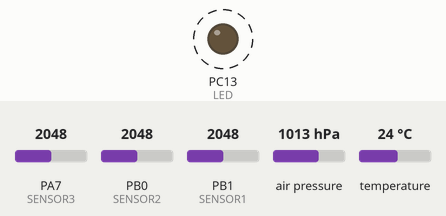
Recording of a sketch running on a simulated STM32 Blue Pill. Parts: output pins drawn as LEDs (lit = HIGH). Dashed ring = blinking. Inputs (shaded band) come from the test bench; at power-on: PA7 (SENSOR3) = 2048, PB0 (SENSOR2) = 2048, PB1 (SENSOR1) = 2048, air pressure 1013 hPa, temperature 24 °C.

Above: at 0.1 s.
Timing chart, 0 to 3.0 s (numbered marks = the images above):
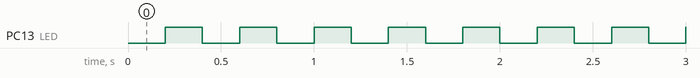

The sketch:

STM32-AirBall-Probe.ino
```cpp
/** AirBall Probe Firmware
    Created by Kenneth C. Budd - phreakmonkey@gmail.com
**/

#include <Wire.h>
#include <Adafruit_BMP085.h>

/** Build-time Config Values
    LED = pin for LED status indicator.
    SENSOR1, SENSOR2, SENSOR3 = Analog input pin assignments
    BAUDRATE = Serial baud rate
    TIMERA = how often (in ms) to run timerA routines
    TIMERB = how often (in ms) to run timerB routines
**/

#define LED PC13
#define SENSOR1 PB1
#define SENSOR2 PB0
#define SENSOR3 PA7

#define BAUDRATE 115200

#define TIMERA 50
#define TIMERB 200

/** End Config Section **/

Adafruit_BMP085 bmp;

uint16_t sensor1avg;
uint16_t sensor2avg;
uint16_t sensor3avg;
int16_t sensor1cal = 0;
int16_t sensor2cal = 0;
int16_t sensor3cal = 0;

uint32_t timerA = 0;
uint32_t timerB = 0;
uint8_t smoothness = 4;

void setup() {
    // Set up the built-in LED pin as output:
    pinMode(LED, OUTPUT);
    pinMode(SENSOR1, INPUT_ANALOG);
    pinMode(SENSOR2, INPUT_ANALOG);
    pinMode(SENSOR3, INPUT_ANALOG);
    // Initial values:
    sensor1avg = AnalogSensor(SENSOR1);
    sensor2avg = AnalogSensor(SENSOR2);
    sensor3avg = AnalogSensor(SENSOR3);

    Serial1.begin(BAUDRATE);  // STM32F103C8 pins PA2/A2(tx) PA3/A3(rx)
    if (!bmp.begin()) {
        Serial1.println("Could not find a valid BMP085 sensor, check wiring!");
    }
}

void loop() {
    int32_t altitude;
    float temperature;

    if (millis() - timerA >= TIMERA) {
        timerA = millis();
        sensor1avg = (sensor1avg * smoothness + AnalogSensor(SENSOR1)) / (smoothness + 1);
        sensor2avg = (sensor2avg * smoothness + AnalogSensor(SENSOR2)) / (smoothness + 1);
        sensor3avg = (sensor3avg * smoothness + AnalogSensor(SENSOR3)) / (smoothness + 1);
    }

    if (millis() - timerB >= TIMERB) {
        timerB = millis();
        digitalWrite(LED,!digitalRead(LED)); // Toggle status LED
        altitude = bmp.readAltitude();
        temperature = bmp.readTemperature();
        OutputSentence(
            sensor1avg + sensor1cal,
            sensor2avg + sensor2cal,
            sensor3avg + sensor3cal,
            altitude,
            temperature);
    }
}

uint16_t AnalogSensor(int iopin)
{
  uint16_t reading = analogRead(iopin);
  reading = reading * 10000 / 4095;
  // reading = % of vcc * 100
  // TODO(kcbudd): Convert to engineering units for pressure
  return reading;
}

void OutputSentence(uint16_t s1, uint16_t s2, uint16_t s3, int32_t alt, float temp)
{
  Serial1.print("@");
  Serial1.print(s1);
  Serial1.print(",");
  Serial1.print(s2);
  Serial1.print(",");
  Serial1.print(s3);
  Serial1.print(",");
  Serial1.print(alt);  // Pressure Altitude (29.92in SLP)
  Serial1.print(",");
  Serial1.print(temp);  // Temp of BMP180 sensor
  Serial1.println();
}
```

Measured:
- by itself, PC13 (LED): alternates HIGH for 0.20 s and LOW for 0.20 s
